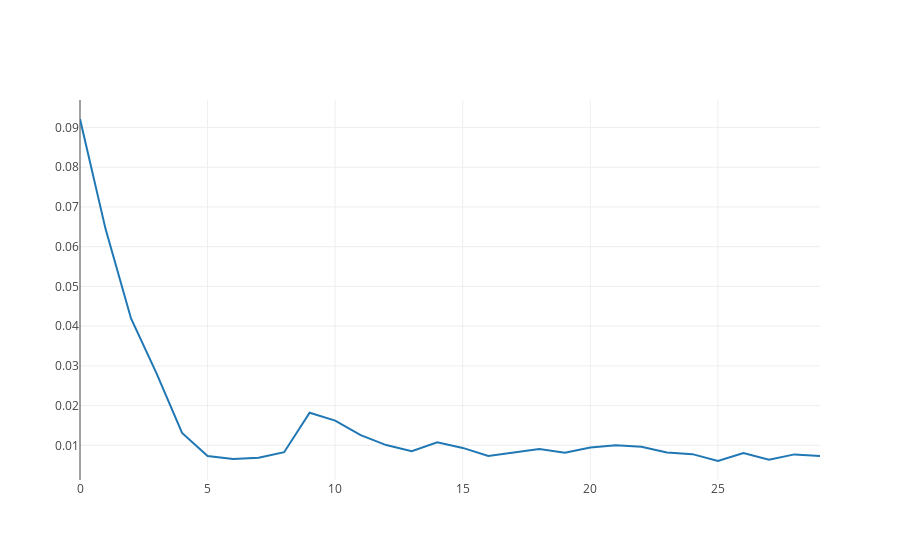

This figure's notebook cell:
### Markdown cell above
## Visualize Training
It is important to see how the model learns over time.  The below graph shows no change in loss after ~ 5 epochs. This model could be overfit! The 60% [dropout](https://en.wikipedia.org/wiki/Dropout_(neural_networks)) we used is one method to combat overfitting.

### Code cell
from plotly.offline import download_plotlyjs, init_notebook_mode, plot, iplot
init_notebook_mode(connected=True) # required for plotly graphs w/out accounts

import plotly.graph_objs as go

trace0 = go.Scatter(x=range(epochs),y=trace_losses)
iplot([trace0])

### Figure 1 — Plotly figure (JSON) as saved in the notebook; plotly's stock layout.template omitted (floating-point values rounded to 4 significant figures)
{"data": [{"type": "scatter", "uid": "046b280c-d3c6-11e8-8f47-80fa5b31e609", "x": [0, 1, 2, 3, 4, 5, 6, 7, 8, 9, 10, 11, 12, 13, 14, 15, 16, 17, 18, 19, 20, 21, 22, 23, 24, 25, 26, 27, 28, 29], "y": [0.09213, 0.06448, 0.04193, 0.02809, 0.0131, 0.00729, 0.006534, 0.006865, 0.008268, 0.01821, 0.01623, 0.01255, 0.01006, 0.008542, 0.01077, 0.009351, 0.007344, 0.00816, 0.00908, 0.00816, 0.009467, 0.009996, 0.00962, 0.008207, 0.007779, 0.006054, 0.008035, 0.006376, 0.007718, 0.007302]}], "layout": {}}
